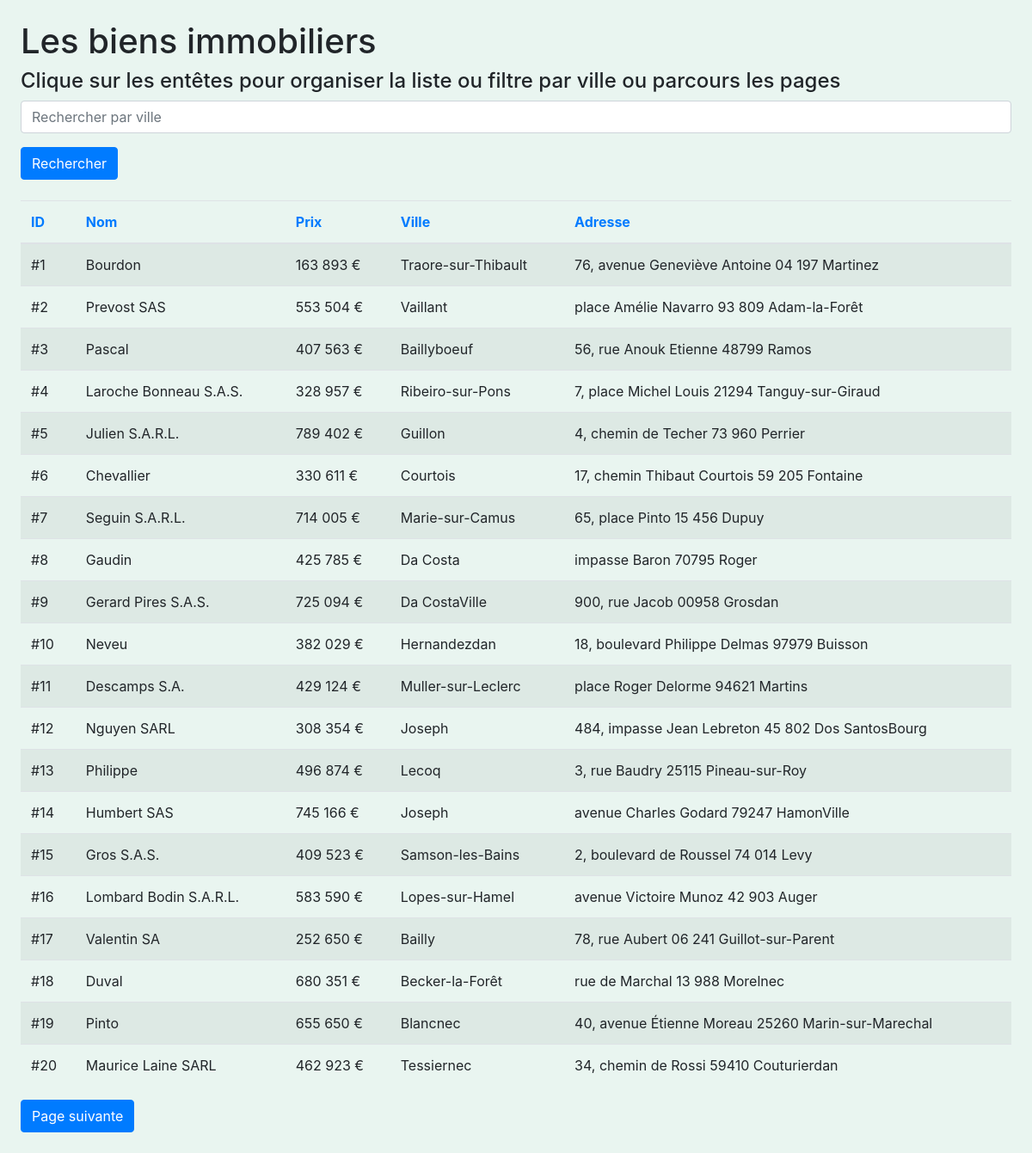
The page / on the database its author committed.
### tables this page shows
CREATE TABLE `product` (
  `id` int(3) DEFAULT NULL,
  `name` varchar(24) DEFAULT NULL,
  `price` decimal(7,1) DEFAULT NULL,
  `address` varchar(60) DEFAULT NULL,
  `city` varchar(21) DEFAULT NULL
);

### src/UrlHelper.php (called while the page is built, shortened)
<?php
class UrlHelper {
  public static function withParam(array $data, string $param, $value): string {
    return http_build_query(array_merge($data, [$param => $value]));
  }
  public static function withParams(array $data, array $params): string {
    return http_build_query(array_merge($data, $params));
  }
}
?>

### src/NumberHelper.php (called while the page is built, shortened)
<?php
class NumberHelper {
  public static function price (float $number, string $sigle = "€") :string {
    return number_format($number, 0, '', ' ') . ' ' . $sigle;
  }
}
 ?>

### index.php (the view, shortened to what this page needs)
<?php
$pdo = new PDO('mysql:host=localhost;dbname=tableau_dynamique;charset=utf8', 'root', 'root', [
  PDO::ATTR_DEFAULT_FETCH_MODE => PDO::FETCH_ASSOC,
  PDO::ATTR_ERRMODE => PDO::ERRMODE_EXCEPTION
]);
$query = "SELECT * FROM product";
$queryCount = "SELECT COUNT(id) as count FROM product";
$params = [];
$page = (int)($_GET["p"] ?? 1);
$offset = ($page - 1) * PER_PAGE;
$query .= " LIMIT " . PER_PAGE . " OFFSET  $offset";
$statement = $pdo->prepare($query);
$statement->execute($params);
$products = $statement->fetchAll();
$statement = $pdo->prepare($queryCount);
$statement->execute($params);
$count = (int)$statement->fetch()['count'];
$pages = ceil($count / PER_PAGE);
?>
<!DOCTYPE html>
<html>
<head>
  <link rel="stylesheet" href="https://stackpath.bootstrapcdn.com/bootstrap/4.3.1/css/bootstrap.min.css">
  <link rel="stylesheet" href="https://use.fontawesome.com/releases/v5.15.1/css/all.css">
</head>
<body class="p-4">
  <h1>Les biens immobiliers</h1>
  <h4>Clique sur les entêtes pour organiser la liste ou filtre par ville ou parcours les pages</h4>
  <form action="" class="mb-4">
    <div class="form-group">
      <input type="text" name="q" class="form-control" placeholder="Rechercher par ville" value="<?= htmlentities($_GET["q"] ?? null) ?>">
    </div>
    <button class="btn btn-primary">Rechercher</button>
  </form>
  <table class="table table-striped">
    <thead>
      <tr>
        <th><?= TableHelper::sort('id', 'ID', $_GET) ?></th>
        <th><?= TableHelper::sort('name', 'Nom', $_GET) ?></th>
        <th><?= TableHelper::sort('price', 'Prix', $_GET) ?></th>
        <th><?= TableHelper::sort('city', 'Ville', $_GET) ?></th>
        <th><?= TableHelper::sort('address', 'Adresse', $_GET) ?></th>
      </tr>
    </thead>
    <tbody>
      <?php foreach($products as $product): ?>
        <tr>
          <td>#<?= $product['id'] ?></td>
          <td><?= $product['name'] ?></td>
          <td><?= NumberHelper::price($product['price']); ?></td>
          <td><?= $product['city'] ?></td>
          <td><?= $product['address'] ?></td>
        </tr>
      <?php endforeach ?>
    </tbody>
  </table>
<?php if($pages > 1 && $page < $pages): ?>
  <a href="?<?= UrlHelper::withParam($_GET, "p", $page + 1) ?>" class="btn btn-primary">Page suivante</a>
<?php endif ?>
</body>
</html>

### src/TableHelper.php (shortened to what this page needs)
<?php
class TableHelper {
  public static function sort(string $sortKey, string $label, array $data): string {
    $sort = $data['sort'] ?? null;
    $direction = $data['dir'] ?? null;
    $icon = "";
    $url = UrlHelper::withParams($data, [
      'sort' => $sortKey,
      'dir' => $direction === 'asc' && $sort === $sortKey ? 'desc' : 'asc'
    ]);
    return <<<HTML
    <a href="?$url">$label $icon</a>
    HTML;
  }
}
?>

### index.php (style rules this page uses)
body { background: rgba(43, 157, 109, 0.1); }

### rows shown on the page
product: id "1", name "Bourdon", price "163 893 €", city "Traore-sur-Thibault", address "76, avenue Geneviève Antoine 04 197 Martinez"
product: id "2", name "Prevost SAS", price "553 504 €", city "Vaillant", address "place Amélie Navarro 93 809 Adam-la-Forêt"
product: id "3", name "Pascal", price "407 563 €", city "Baillyboeuf", address "56, rue Anouk Etienne 48799 Ramos"
product: id "4", name "Laroche Bonneau S.A.S.", price "328 957 €", city "Ribeiro-sur-Pons", address "7, place Michel Louis 21294 Tanguy-sur-Giraud"
product: id "5", name "Julien S.A.R.L.", price "789 402 €", city "Guillon", address "4, chemin de Techer 73 960 Perrier"
product: id "6", name "Chevallier", price "330 611 €", city "Courtois", address "17, chemin Thibaut Courtois 59 205 Fontaine"
product: id "7", name "Seguin S.A.R.L.", price "714 005 €", city "Marie-sur-Camus", address "65, place Pinto 15 456 Dupuy"
product: id "8", name "Gaudin", price "425 785 €", city "Da Costa", address "impasse Baron 70795 Roger"
product: id "9", name "Gerard Pires S.A.S.", price "725 094 €", city "Da CostaVille", address "900, rue Jacob 00958 Grosdan"
product: id "10", name "Neveu", price "382 029 €", city "Hernandezdan", address "18, boulevard Philippe Delmas 97979 Buisson"
product: id "11", name "Descamps S.A.", price "429 124 €", city "Muller-sur-Leclerc", address "place Roger Delorme 94621 Martins"
product: id "12", name "Nguyen SARL", price "308 354 €", city "Joseph", address "484, impasse Jean Lebreton 45 802 Dos SantosBourg"
product: id "13", name "Philippe", price "496 874 €", city "Lecoq", address "3, rue Baudry 25115 Pineau-sur-Roy"
product: id "14", name "Humbert SAS", price "745 166 €", city "Joseph", address "avenue Charles Godard 79247 HamonVille"
product: id "15", name "Gros S.A.S.", price "409 523 €", city "Samson-les-Bains", address "2, boulevard de Roussel 74 014 Levy"
product: id "16", name "Lombard Bodin S.A.R.L.", price "583 590 €", city "Lopes-sur-Hamel", address "avenue Victoire Munoz 42 903 Auger"
product: id "17", name "Valentin SA", price "252 650 €", city "Bailly", address "78, rue Aubert 06 241 Guillot-sur-Parent"
product: id "18", name "Duval", price "680 351 €", city "Becker-la-Forêt", address "rue de Marchal 13 988 Morelnec"
product: id "19", name "Pinto", price "655 650 €", city "Blancnec", address "40, avenue Étienne Moreau 25260 Marin-sur-Marechal"
product: id "20", name "Maurice Laine SARL", price "462 923 €", city "Tessiernec", address "34, chemin de Rossi 59410 Couturierdan"

### other values the page prints
$label "ID Nom Prix Ville Adresse"
